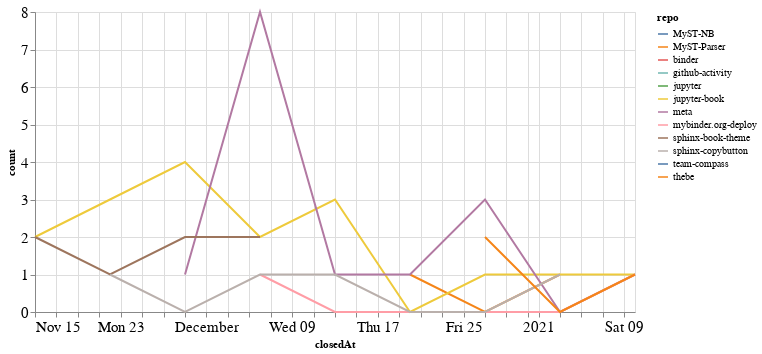

The cell this chart's notebook holds for it:
### Code cell
closed_by_time = closed_by.groupby('repo').resample('W', on='closedAt').count()['author'].reset_index()
closed_by_time = closed_by_time.rename(columns={'author': 'count'})

alt.Chart(closed_by_time, width=600).mark_line().encode(
    x='closedAt',
    y='count',
    color='repo',
    tooltip="repo"
)

### Figure 1 — Vega-Lite specification as saved in the notebook (floating-point values rounded to 4 significant figures)
{"config": {"axisLeft": {"labelFontSize": 15}, "axisBottom": {"labelFontSize": 15}}, "data": {"name": "data-f4cb84f60e8e0f137e53086cb740b0b5"}, "mark": "line", "encoding": {"color": {"type": "nominal", "field": "repo"}, "tooltip": {"type": "nominal", "field": "repo"}, "x": {"type": "temporal", "field": "closedAt"}, "y": {"type": "quantitative", "field": "count"}}, "width": 600, "$schema": "https://vega.github.io/schema/vega-lite/v4.8.1.json", "datasets": {"data-f4cb84f60e8e0f137e53086cb740b0b5": [{"repo": "MyST-NB", "closedAt": "2020-11-22T00:00:00", "count": 3}, {"repo": "MyST-Parser", "closedAt": "2020-12-20T00:00:00", "count": 1}, {"repo": "MyST-Parser", "closedAt": "2020-12-27T00:00:00", "count": 0}, {"repo": "MyST-Parser", "closedAt": "2021-01-03T00:00:00", "count": 1}, {"repo": "binder", "closedAt": "2020-11-22T00:00:00", "count": 1}, {"repo": "github-activity", "closedAt": "2020-12-13T00:00:00", "count": 1}, {"repo": "jupyter", "closedAt": "2020-12-20T00:00:00", "count": 1}, {"repo": "jupyter-book", "closedAt": "2020-11-15T00:00:00", "count": 2}, {"repo": "jupyter-book", "closedAt": "2020-11-22T00:00:00", "count": 3}, {"repo": "jupyter-book", "closedAt": "2020-11-29T00:00:00", "count": 4}, {"repo": "jupyter-book", "closedAt": "2020-12-06T00:00:00", "count": 2}, {"repo": "jupyter-book", "closedAt": "2020-12-13T00:00:00", "count": 3}, {"repo": "jupyter-book", "closedAt": "2020-12-20T00:00:00", "count": 0}, {"repo": "jupyter-book", "closedAt": "2020-12-27T00:00:00", "count": 1}, {"repo": "jupyter-book", "closedAt": "2021-01-03T00:00:00", "count": 1}, {"repo": "jupyter-book", "closedAt": "2021-01-10T00:00:00", "count": 1}, {"repo": "meta", "closedAt": "2020-11-29T00:00:00", "count": 1}, {"repo": "meta", "closedAt": "2020-12-06T00:00:00", "count": 8}, {"repo": "meta", "closedAt": "2020-12-13T00:00:00", "count": 1}, {"repo": "meta", "closedAt": "2020-12-20T00:00:00", "count": 1}, {"repo": "meta", "closedAt": "2020-12-27T00:00:00", "count": 3}, {"repo": "meta", "closedAt": "2021-01-03T00:00:00", "count": 0}, {"repo": "meta", "closedAt": "2021-01-10T00:00:00", "count": 1}, {"repo": "mybinder.org-deploy", "closedAt": "2020-12-06T00:00:00", "count": 1}, {"repo": "mybinder.org-deploy", "closedAt": "2020-12-13T00:00:00", "count": 0}, {"repo": "mybinder.org-deploy", "closedAt": "2020-12-20T00:00:00", "count": 0}, {"repo": "mybinder.org-deploy", "closedAt": "2020-12-27T00:00:00", "count": 0}, {"repo": "mybinder.org-deploy", "closedAt": "2021-01-03T00:00:00", "count": 0}, {"repo": "mybinder.org-deploy", "closedAt": "2021-01-10T00:00:00", "count": 1}, {"repo": "sphinx-book-theme", "closedAt": "2020-11-15T00:00:00", "count": 2}, {"repo": "sphinx-book-theme", "closedAt": "2020-11-22T00:00:00", "count": 1}, {"repo": "sphinx-book-theme", "closedAt": "2020-11-29T00:00:00", "count": 2}, {"repo": "sphinx-book-theme", "closedAt": "2020-12-06T00:00:00", "count": 2}, {"repo": "sphinx-copybutton", "closedAt": "2020-11-22T00:00:00", "count": 1}, {"repo": "sphinx-copybutton", "closedAt": "2020-11-29T00:00:00", "count": 0}, {"repo": "sphinx-copybutton", "closedAt": "2020-12-06T00:00:00", "count": 1}, {"repo": "sphinx-copybutton", "closedAt": "2020-12-13T00:00:00", "count": 1}, {"repo": "sphinx-copybutton", "closedAt": "2020-12-20T00:00:00", "count": 0}, {"repo": "sphinx-copybutton", "closedAt": "2020-12-27T00:00:00", "count": 0}, {"repo": "sphinx-copybutton", "closedAt": "2021-01-03T00:00:00", "count": 1}, {"repo": "team-compass", "closedAt": "2020-12-20T00:00:00", "count": 1}, {"repo": "thebe", "closedAt": "2020-12-27T00:00:00", "count": 2}, {"repo": "thebe", "closedAt": "2021-01-03T00:00:00", "count": 0}, {"repo": "thebe", "closedAt": "2021-01-10T00:00:00", "count": 1}]}}
